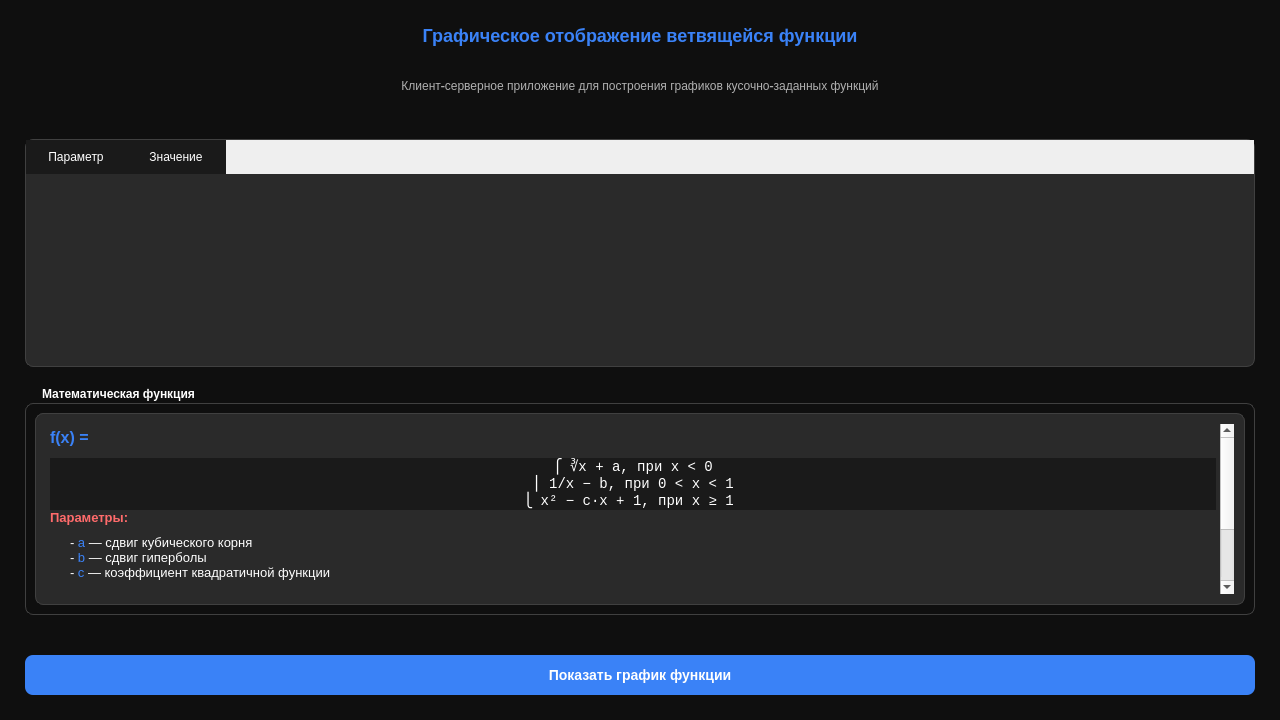
<?xml version="1.0" encoding="UTF-8"?>
<ui version="4.0">
<class>ProjectDescriptionDialog</class>
<widget class="QDialog" name="ProjectDescriptionDialog">
<property name="geometry">
<rect>
<x>0</x>
<y>0</y>
<width>1280</width>
<height>720</height>
</rect>
</property>
<property name="windowTitle">
<string>Описание проекта — Графическое отображение ветвящейся функции</string>
</property>
<property name="styleSheet">
<string notr="true">
QDialog {
background-color: #0F0F0F;
}
QLabel {
color: white;
font-size: 14px;
}
QTextEdit {
background-color: #2A2A2A;
border: 1px solid #404040;
padding: 10px;
border-radius: 8px;
color: white;
font-family: 'Consolas', 'Monaco', monospace;
font-size: 13px;
}
QTableWidget {
background-color: #2A2A2A;
border: 1px solid #404040;
border-radius: 8px;
color: white;
}
QTableWidget::item {
padding: 8px;
border: 1px solid #404040;
}
QTableWidget::item:selected {
background-color: #3A82F7;
}
QHeaderView::section {
background-color: #1A1A1A;
color: white;
padding: 8px;
border: none;
}
QGroupBox {
color: white;
font-weight: bold;
border: 1px solid #404040;
border-radius: 8px;
margin-top: 16px;
}
QGroupBox::title {
subcontrol-origin: margin;
left: 10px;
padding: 0 5px 0 5px;
}
QPushButton {
background-color: #3A82F7;
color: white;
border: none;
padding: 12px 24px;
border-radius: 8px;
font-weight: bold;
font-size: 14px;
}
QPushButton:hover {
background-color: #2C65BF;
}
</string>
</property>
<layout class="QVBoxLayout" name="verticalLayout">
<property name="spacing">
<number>20</number>
</property>
<property name="margin" stdset="0">
<number>25</number>
</property>
<item>
<widget class="QLabel" name="titleLabel">
<property name="styleSheet">
<string notr="true">
QLabel {
color: #3A82F7;
font-size: 18px;
font-weight: bold;
margin-bottom: 10px;
}
</string>
</property>
<property name="text">
<string>Графическое отображение ветвящейся функции</string>
</property>
<property name="alignment">
<set>Qt::AlignmentFlag::AlignCenter</set>
</property>
</widget>
</item>
<item>
<widget class="QLabel" name="subtitleLabel">
<property name="styleSheet">
<string notr="true">
QLabel {
color: #B0B0B0;
font-size: 12px;
margin-bottom: 25px;
}
</string>
</property>
<property name="text">
<string>Клиент‑серверное приложение для построения графиков кусочно‑заданных функций</string>
</property>
<property name="alignment">
<set>Qt::AlignmentFlag::AlignCenter</set>
</property>
</widget>
</item>
<item>
<widget class="QTableWidget" name="projectInfoTable">
<property name="editTriggers">
<set>QAbstractItemView::EditTrigger::NoEditTriggers</set>
</property>
<property name="selectionMode">
<enum>QAbstractItemView::SelectionMode::SingleSelection</enum>
</property>
<property name="selectionBehavior">
<enum>QAbstractItemView::SelectionBehavior::SelectRows</enum>
</property>
<column>
<property name="text">
<string>Параметр</string>
</property>
</column>
<column>
<property name="text">
<string>Значение</string>
</property>
</column>
</widget>
</item>
<item>
<widget class="QGroupBox" name="functionGroupBox">
<property name="title">
<string>Математическая функция</string>
</property>
<layout class="QVBoxLayout" name="functionLayout">
<item>
<widget class="QTextEdit" name="functionDisplay">
<property name="readOnly">
<bool>true</bool>
</property>
<property name="html">
<string notr="true">
&lt;div style='line-height: 1.6;'&gt;
&lt;span style='font-size:16px; font-weight:600; color:#3A82F7; display:block; margin-bottom:15px;'&gt;f(x) =&lt;/span&gt;
&lt;div style='background:#1A1A1A; border-radius:8px; padding:15px; margin-bottom:20px; text-align:center;'&gt;
&lt;div style='font-family:monospace; font-size:14px; color:white;'&gt;
⎧ ∛x + a, при x &lt; 0&lt;br&gt;
⎪ 1/x − b, при 0 &lt; x &lt; 1&lt;br&gt;
⎩ x² − c·x + 1, при x ≥ 1
&lt;/div&gt;
&lt;/div&gt;
&lt;div style='color:#FF6B6B; font-weight:600; margin-bottom:10px;'&gt;Параметры:&lt;/div&gt;
&lt;div style='margin-left:20px; margin-bottom:15px;'&gt;
- &lt;span style='color:#3A82F7;'&gt;a&lt;/span&gt; — сдвиг кубического корня&lt;br&gt;
- &lt;span style='color:#3A82F7;'&gt;b&lt;/span&gt; — сдвиг гиперболы&lt;br&gt;
- &lt;span style='color:#3A82F7;'&gt;c&lt;/span&gt; — коэффициент квадратичной функции
&lt;/div&gt;
&lt;div style='color:#FF6B6B; font-weight:600; margin-bottom:10px;'&gt;Особенности:&lt;/div&gt;
&lt;div style='margin-left:20px;'&gt;
- Разрыв в точке x = 0 (из‑за 1/x)&lt;br&gt;
- Плавный переход в точке x = 1&lt;br&gt;
- Возможность динамического изменения параметров a, b, c&lt;br&gt;
- Визуализация всех трёх участков разными цветами
&lt;/div&gt;
&lt;/div&gt;
</string>
</property>
</widget>
</item>
</layout>
</widget>
</item>
<item>
<widget class="QPushButton" name="showGraphButton">
<property name="styleSheet">
<string notr="true">
QPushButton {
background-color: #3A82F7;
color: white;
border: none;
padding: 12px 30px;
border-radius: 8px;
font-weight: bold;
font-size: 14px;
margin-top: 20px;
}
QPushButton:hover {
background-color: #2C65BF;
}
QPushButton:pressed {
background-color: #2553A0;
}
</string>
</property>
<property name="text">
<string>Показать график функции</string>
</property>
<property name="fixedHeight" stdset="0">
<number>45</number>
</property>
</widget>
</item>
</layout>
</widget>
<resources/>
<connections/>
</ui>
